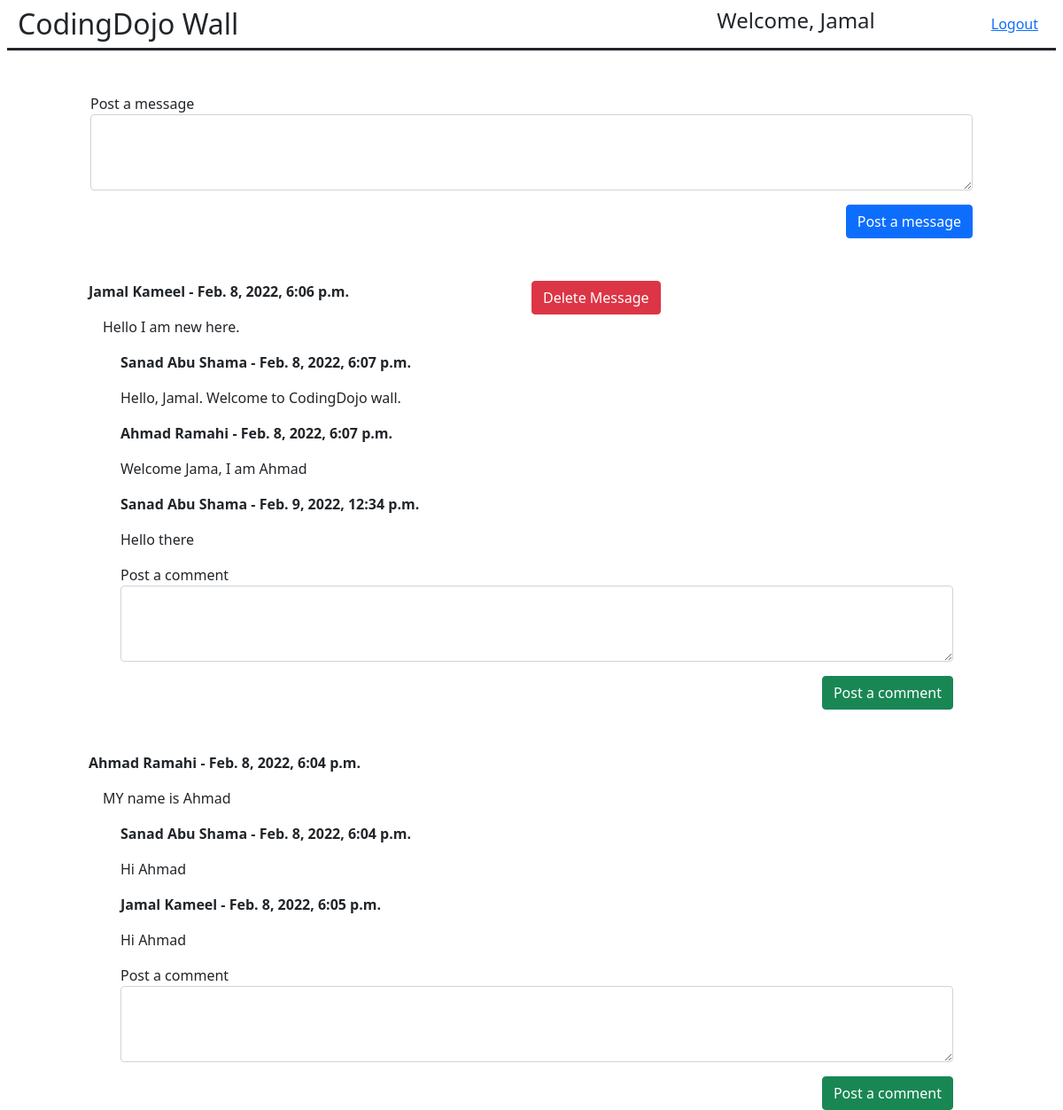
Screenshot of /dojo_wall/wall (signed in) with the database file from the repository.
### login_registration_app/models.py (models this page shows, shortened)
class User(models.Model):
    first_name = models.CharField(max_length=255)
    last_name = models.CharField(max_length=255)
    email = models.CharField(max_length=255)
    password = models.CharField(max_length=255)
    birthday = models.DateField(null=True)
    created_at = models.DateTimeField(auto_now_add=True)
    updated_at = models.DateTimeField(auto_now=True)
    objects = UserManager()

### wall_app/models.py (models this page shows, shortened)
class Message(models.Model):
    message = models.TextField()
    user = models.ForeignKey(
        User, related_name="messages", on_delete=models.CASCADE)
    created_at = models.DateTimeField(auto_now_add=True)
    updated_at = models.DateTimeField(auto_now=True)

class Comment(models.Model):
    comment = models.TextField()
    user = models.ForeignKey(
        User, related_name="comments", on_delete=models.CASCADE)
    message = models.ForeignKey(
        Message, related_name="comments", on_delete=models.CASCADE)
    created_at = models.DateTimeField(auto_now_add=True)
    updated_at = models.DateTimeField(auto_now=True)

### wall_app/views.py (the view)
# urls.py: path('wall', views.wall),
def wall(request):
    if 'userid' in request.session:
        user = User.objects.get(id=int(request.session['userid']))
        if user:
            context = {
                'first_name': user.first_name,
                'messages': Message.objects.all().order_by('-created_at')
            }
            return render(request, 'wall.html', context)
        else:
            return redirect('/')
    else:
        return redirect('/')

### wall_app/templates/wall.html (shortened to what this page needs)
<!DOCTYPE html>
<html lang="en">
  <head>
    <link
      href="https://cdn.jsdelivr.net/npm/bootstrap@5.1.3/dist/css/bootstrap.min.css"
      rel="stylesheet"
    />
  </head>
  <body>
    <div class="row align-items-center mx-2 border-bottom border-dark border-3">
      <div class="col mt-2">
        <h2>CodingDojo Wall</h2>
      </div>
      <div class="col-4">
        <div class="row align-items-center">
          <div class="col-8">
            <h4>Welcome, {{first_name}}</h4>
          </div>
          <div class="col text-end me-2">
            <a href="/logout">Logout</a>
          </div>
        </div>
      </div>
    </div>
    <div class="row mt-5">
      <div class="col-10 offset-1">
        <form
          action="/dojo_wall/post_message/{{request.session.userid}}"
          method="post"
        >
          <label for="message">Post a message</label>
          <textarea
            class="form-control"
            name="message"
            id="message"
            rows="3"
          ></textarea>
          <button class="btn btn-primary float-end mt-3">Post a message</button>
        </form>
      </div>
    </div>
    {%for message in messages%}
    <div class="row mt-5">
      <div class="row">
        <div class="col-4 offset-1">
          <p>
            <b
              >{{message.user.first_name}} {{message.user.last_name}} -
              {{message.created_at}}</b
            >
          </p>
          <p class="ms-3">{{message.message}}</p>
        </div>
        {%if message.user.id == request.session.userid%}
        <div class="col-2 offset-1">
          <a
            href="/dojo_wall/delete_message/{{message.id}}"
            class="btn btn-danger"
            >Delete Message</a
          >
        </div>
        {%endif%}
      </div>
      {%for comment in message.comments.all%}
      <div class="row">
        <div class="col-8 offset-1 ps-5">
          <p>
            <b
              >{{comment.user.first_name}} {{comment.user.last_name}} -
              {{comment.created_at}}</b
            >
          </p>
          <p>{{comment.comment}}</p>
        </div>
      </div>
      {%endfor%}
      <div class="row">
        <div class="col-10 offset-1 ps-5">
          <form
            action="/dojo_wall/post_comment/{{message.id}}/{{request.session.userid}}"
            method="post"
          >
            <label for="comment">Post a comment</label>
            <textarea
              class="form-control"
              name="comment"
              id="comment"
              rows="3"
            ></textarea>
            <button class="btn btn-success float-end mt-3">
              Post a comment
            </button>
          </form>
        </div>
      </div>
    </div>
    {%endfor%}
  </body>
</html>

### rows the page displays
User: first_name "Jamal"
Message: user.first_name "Jamal", user.last_name "Kameel", created_at "Feb. 8, 2022, 6:06 p.m.", message "Hello I am new here."
Comment: user.first_name "Sanad", user.last_name "Abu Shama", created_at "Feb. 8, 2022, 6:07 p.m.", comment "Hello, Jamal. Welcome to CodingDojo wall."
Comment: user.first_name "Ahmad", user.last_name "Ramahi", created_at "Feb. 8, 2022, 6:07 p.m.", comment "Welcome Jama, I am Ahmad"
Comment: user.first_name "Sanad", user.last_name "Abu Shama", created_at "Feb. 9, 2022, 12:34 p.m.", comment "Hello there"
Message: user.first_name "Ahmad", user.last_name "Ramahi", created_at "Feb. 8, 2022, 6:04 p.m.", message "MY name is Ahmad"
Comment: user.first_name "Sanad", user.last_name "Abu Shama", created_at "Feb. 8, 2022, 6:04 p.m.", comment "Hi Ahmad"
Comment: user.first_name "Jamal", user.last_name "Kameel", created_at "Feb. 8, 2022, 6:05 p.m.", comment "Hi Ahmad"
